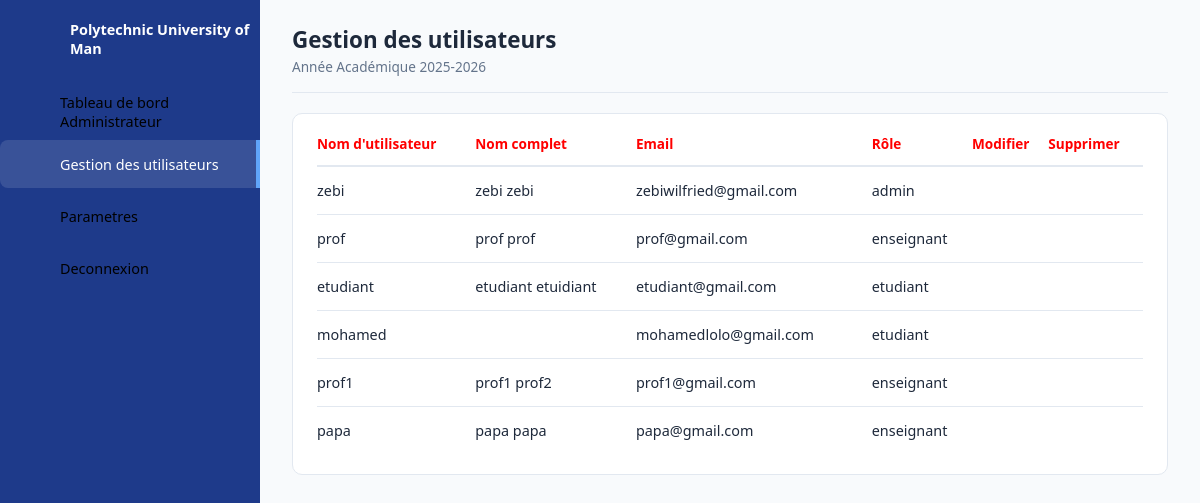
Before: /gestion_utilisateurs/ (signed in) with the older database file.
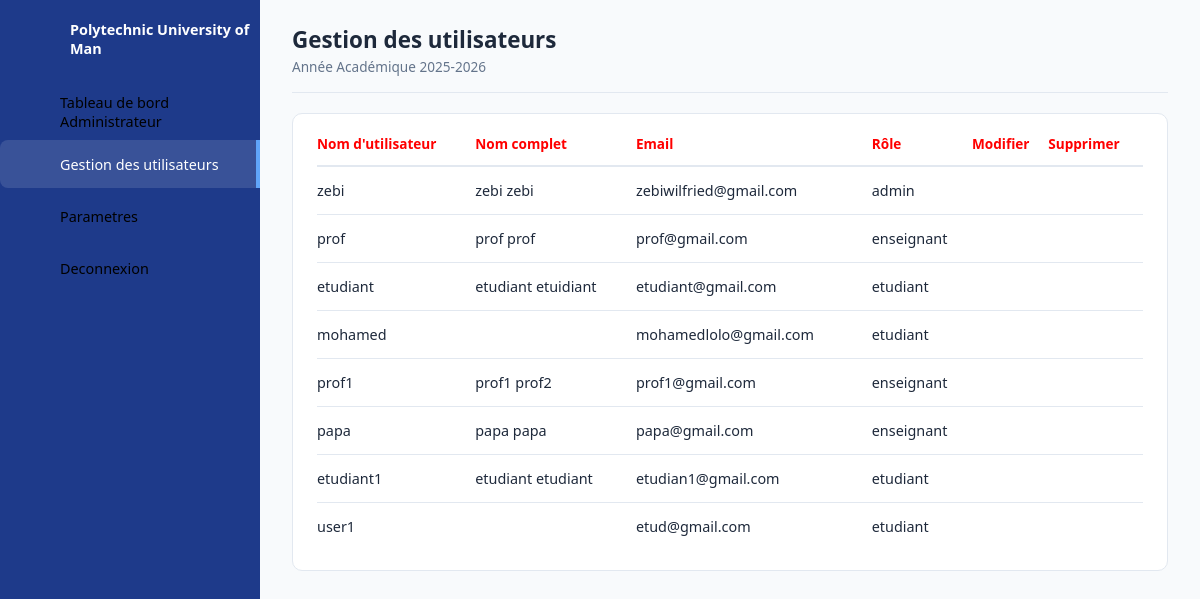
After: the same page with the newer database file.
### pages/models.py (models this page shows, shortened)
class Utilisateur(AbstractUser):
    ChoiceRole = (
        ('admin','administrateur'),
        ('enseignant','enseignant' ),
        ('etudiant','etudiant')
    )
    role = models.CharField(
        max_length= 25,
        choices=ChoiceRole,
        default='etudiant'
    )
    email = models.EmailField(unique=True)
    REQUIRED_FIELDS = ['email', 'first_name', 'last_name', 'role']

### pages/views.py (the view)
# urls.py: path('gestion_utilisateurs/', gestion_utilisateurs, name='gestion_utilisateurs'),
@login_required
def gestion_utilisateurs(request):
    users = Utilisateur.objects.all()
    context = {
        "users":users
    }
    return render(request, 'gestion_utilisateurs.html', context)

### templates/gestion_utilisateurs.html (shortened to what this page needs)
{% load static %}
<!DOCTYPE html>
<html lang="fr">
<head>
<link rel="stylesheet" href="{% static 'css/dashboardadmin.css' %}?v=2.0">
<link rel="stylesheet" href="{% static 'css/gestion_utilisateurs.css' %}?v=1.0">
</head>
<body>
<div class="container">
    <aside class="navigation">
                <ul>
                <li class="brand">
                <a href="#">
                <span class="titre">Polytechnic University of Man</span>
                </a>
                </li>
                <li>
                <a href="{% url 'dashboardadmin' %}">
                <span class="titre">Tableau de bord Administrateur</span>
                </a>
                </li>
                <li class="active">
                <a href="{% url 'gestion_utilisateurs' %}">
                <span class="titre">Gestion des utilisateurs</span>
                </a>
                </li>
                <li>
                <a href="{% url 'parametres' %}">
                <span class="titre">Parametres</span>
                </a>
                </li>
                <li class="logout">
                <a href="{% url 'deconnexion' %}">
                <span class="titre">Deconnexion</span>
                </a>
                </li>
            </ul>
    </aside>
<main class="main-content">
<header class="topbar">
    <div>
            <h2>Gestion des utilisateurs</h2>
            <p class="subtitle">Année Académique 2025-2026</p>
            </div>
            </header>
  <div class="recent-orders">
    <table>
        <thead>
            <tr>
                <td class="lock">Nom d'utilisateur</td>
                <td class="lock">Nom complet</td>
                <td class="lock">Email</td>
                <td class="lock">Rôle</td>
                <td class="lock">Modifier</td>
                <td class="lock">Supprimer</td>
            </tr>
        </thead>
        <tbody>
            {% for user in users %}
            <tr>
                <td>{{ user.username }}</td>
                <td>{{ user.first_name }} {{ user.last_name }}</td>
                <td>{{ user.email }}</td>
                <td>{{ user.role }}</td>
                <td>
                </td>
                <td>
                </td>
            </tr>
            {% empty %}
            <tr>
                <td colspan="6">Aucun utilisateur trouvé.</td>
            </tr>
            {% endfor %}
        </tbody>
    </table>
</div>
</main>
</div>
</body>
</html>

Changed rows visible on the page:
added Utilisateur: username "etudiant1", first_name "etudiant", last_name "etudiant", email "etudian1@gmail.com", role "etudiant"
added Utilisateur: username "user1", email "etud@gmail.com", role "etudiant"
